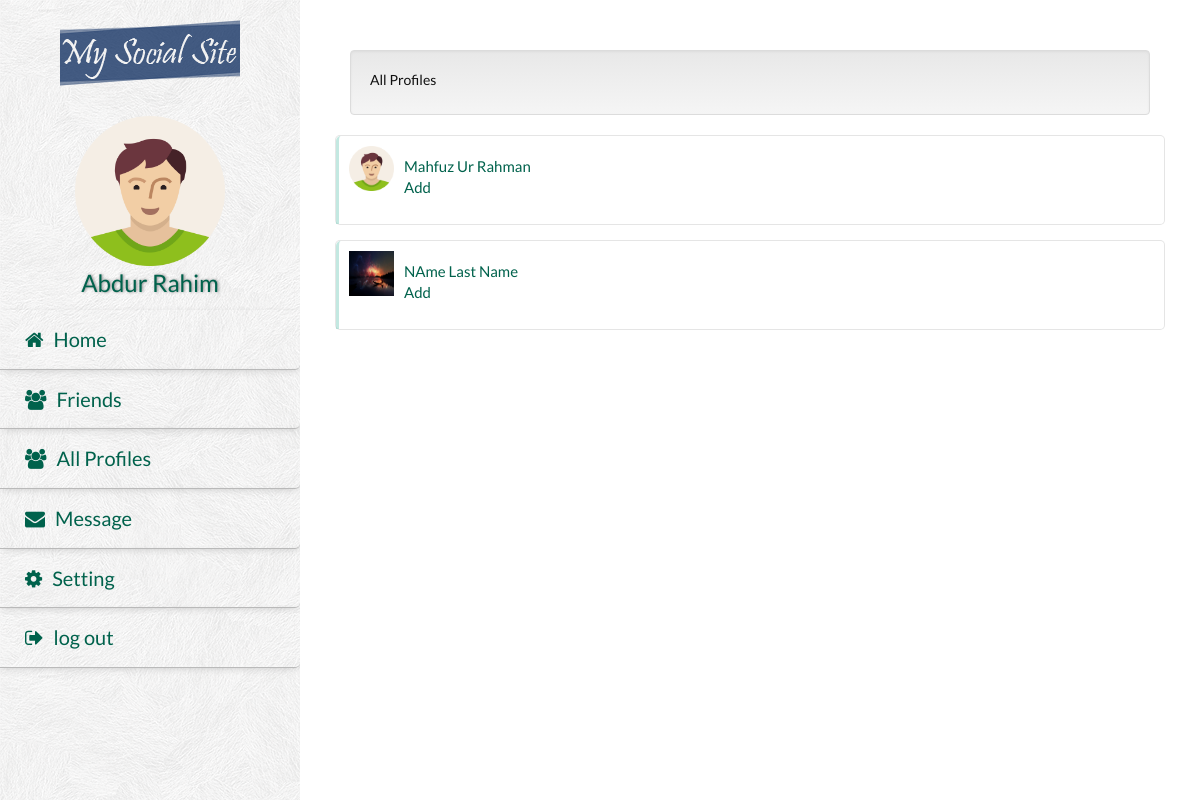
The app's page /AllUsers.php (signed in) with its own data.
### tables this page shows
CREATE TABLE IF NOT EXISTS `profile` (
`Profile_Id` int(3) NOT NULL,
  `First_Name` varchar(15) DEFAULT NULL,
  `Last_Name` varchar(15) DEFAULT NULL,
  `DOB` date DEFAULT NULL,
  `Religion` varchar(20) DEFAULT NULL,
  `Country` varchar(20) DEFAULT NULL,
  `Sex` varchar(10) DEFAULT NULL,
  `Location_Id` int(3) DEFAULT NULL,
  `Email` varchar(40) NOT NULL,
  `About` varchar(250) DEFAULT NULL,
  `School` varchar(50) DEFAULT NULL,
  `College` varchar(50) DEFAULT NULL,
  `Profile_photo` varchar(100) NOT NULL
);

### include/allQueries.php (called while the page is built, shortened)
<?php
function dbConnect() {
    static $connection;
    if (!isset($connection)) {
        $connection = mysqli_connect(DB_SERVER, DB_USERNAME, DB_PASSWORD, DB_DATABASE) or die("Can't connect");
    }
    return $connection;
}
function getUserName($id){
    $connection = dbConnect();
    $query = "SELECT First_Name, Last_Name FROM profile where Profile_Id = $id";
    $result = mysqli_query($connection, $query);
    $row = mysqli_fetch_assoc($result);
    $first_name = $row['First_Name'];
    $last_name = $row['Last_Name'];
    $full_name = $first_name.' '.$last_name;
    return $full_name;
}
function getProfilePhoto($id){
    $connection = dbConnect();
    $query = "SELECT Profile_photo from profile where Profile_Id = $id";
    $result = mysqli_query($connection, $query);
    $row = mysqli_fetch_assoc($result);
    $photo = $row['Profile_photo']."";
    return $photo;
}
function getAllProfiles(){
    $id = $_SESSION['ID'];
    $connection = dbConnect();
    $query = "SELECT * FROM profile where Profile_Id <> $id";
    $result = mysqli_query($connection, $query);
    return $result;
}

### AllUsers.php (the view, shortened to what this page needs)
<?php
include_once 'include/allQueries.php';
?>
<!DOCTYPE html>
<html lang="en">
    <head>
        <link rel="stylesheet" type="text/css" href="css/bootstrap.min.css">
        <link rel="stylesheet" type="text/css" href="css/bootstrap-theme.min.css">
        <link rel="stylesheet" type="text/css" href="css/style-index.css">
        <link rel="stylesheet" type="text/css" href="css/font-awesome.min.css">
    </head>
    <body>
        <header>
            <?php include 'include/menu.php'; ?>
        </header>
        <section>
            <div class="mainbox">
                <div class="row">
                    <div class="col-lg-12">
                        <div class="well"><p>All Profiles</p></div>
                        <?php $result = getAllProfiles();
                        while ($profile = mysqli_fetch_assoc($result)) {
                            ?>
                            <div class="box row">
                                <div class="seeprofile">
                                    <div class="head">
                                        <div class="photo">
                                            <img src="<?php echo getProfilePhoto($profile['Profile_Id']) ?>">
                                        </div>
                                        <div class="seeprofilecontent">
                                            <a href="Profile.php?id=<?php echo $profile['Profile_Id'];?>"><?php echo getUserName($profile['Profile_Id']) ?></a>
                                        </div>
                                        <div>
                                            <a href="?AddId=<?php echo $profile['Profile_Id']?>">Add</a>
                                        </div>
                                    </div>
                                </div>
                            </div>
                            <?php } ?>
                    </div>
                </div>
            </div>
        </section>
    </body>
</html>

### include/menu.php (shortened to what this page needs)
<div class="leftmenu">
    <div class="logo">
        <img src="img/logo.png">
    </div>
    <div class="mainpp">
        <img style="" class="" src="<?php echo getProfilePhoto($_SESSION['ID']); ?>">
        <br>
        <a class="mainppname" href="Profile.php"><?php echo getUserName($_SESSION['ID']); ?></a>
    </div>
    <div class="menu">
        <ul>
            <li class=""><a href="index.php"><div class="menuicon"><i class="fa fa-home"></i></div>Home</a></li>
            <li class=""><a href="Friends.php"><div class="menuicon"><i class="fa fa-group"></i></div>Friends</a> </li>
            <li class=""><a href="AllUsers.php"><div class="menuicon"><i class="fa fa-group"></i></div>All Profiles</a></li>
            <li class=""><a href="Message.php"><div class="menuicon"><i class="fa fa-envelope"></i></div>Message</a></li>
            <li class=""><a href="Setting.php"><div class="menuicon"><i class="fa fa-gear"></i></div>Setting</a></li>
            <li class=""><a href="index.php?q=logout"><div class="menuicon"><i class="fa fa-sign-out"></i></div>log out</a></li>
        </ul>
    </div>
</div>

### css/style-index.css (style rules this page uses)
body { color: #666666; font-family: 'Lato', sans-serif; font-size: 15px; line-height: 1.42857; height: 100%; margin: 0; padding: 0; }
a { color: #00624c; text-decoration: none; }
p { margin: 0 0 5px; font-size: 14px; color: #101010; }
.leftmenu { background: url("../img/patterns/subtle_white_feathers.png") repeat; float: left; height: 100%; position: fixed; width: 25%; overflow: auto; }
.logo { width: 180px; height: auto; padding: 20px 0px; margin: 0 auto; }
.menu ul { margin: 0; padding: 0; }
.menu ul li { border-bottom: 1px solid #bababa; border-radius: 0 0 5px; box-shadow: 0 2px 8px -3px #bababa; list-style: outside none none; padding: 15px 25px; }
.menu ul li a { font-size: 20px; }
.menuicon { float: left; margin-right: 10px; }
.mainbox { float: right; width: 75%; height: 100%; padding: 50px 50px 0; }
.box { background-color: #ffffff; border: 1px solid rgba(0, 0, 0, 0.1); border-radius: 5px; height: auto; margin-bottom: 15px; width: auto; }
.photo img { height: 45px; width: 45px; }
.head { margin-bottom: 15px; }
.photo { float: left; margin-right: 10px; }
.seeprofile { border-left: 3px solid rgba(58, 178, 156, 0.3); border-radius: 5px 0 0; padding: 10px 0 10px 10px; float: left; width: 100%; }
.seeprofilecontent { overflow: hidden; padding: 10px 0 0; }
.mainpp { padding: 10px 0px; text-align: center; }
.mainppname { font-size: x-large; text-shadow: 1px 0 3px gray; }
.mainpp img { // box-shadow: 2px 3px 7px -4px; height: 150px; width: auto; }

### records on screen
profile: Profile_photo (picture), getUserName($_SESSION['ID']) "Abdur Rahim"
profile: Profile_Id+Profile_photo (picture), getUserName($profile['Profile_Id']) "Mahfuz Ur Rahman"
profile: Profile_Id+Profile_photo (picture), getUserName($profile['Profile_Id']) "NAme Last Name"
